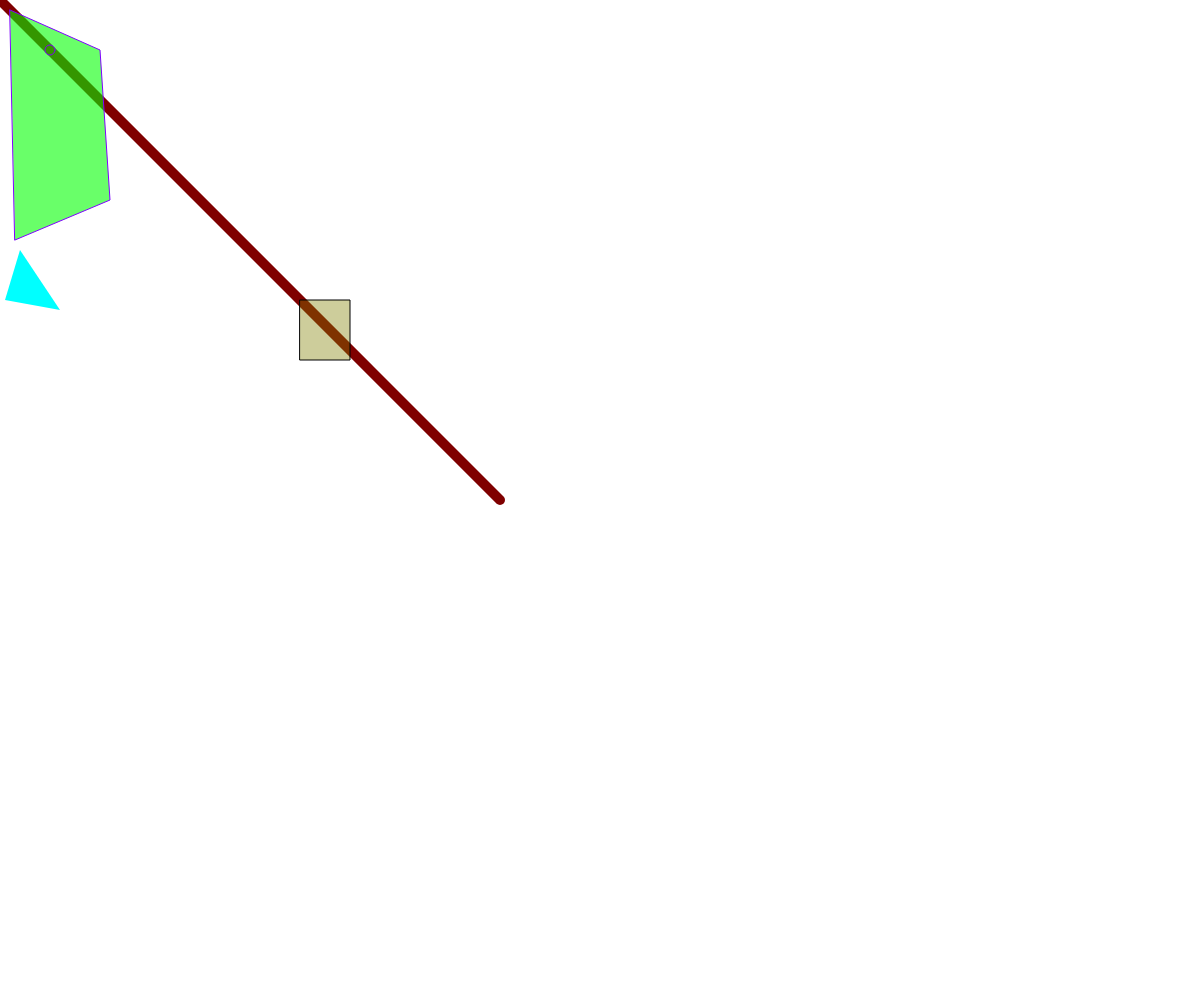
Frame 1 (no input)
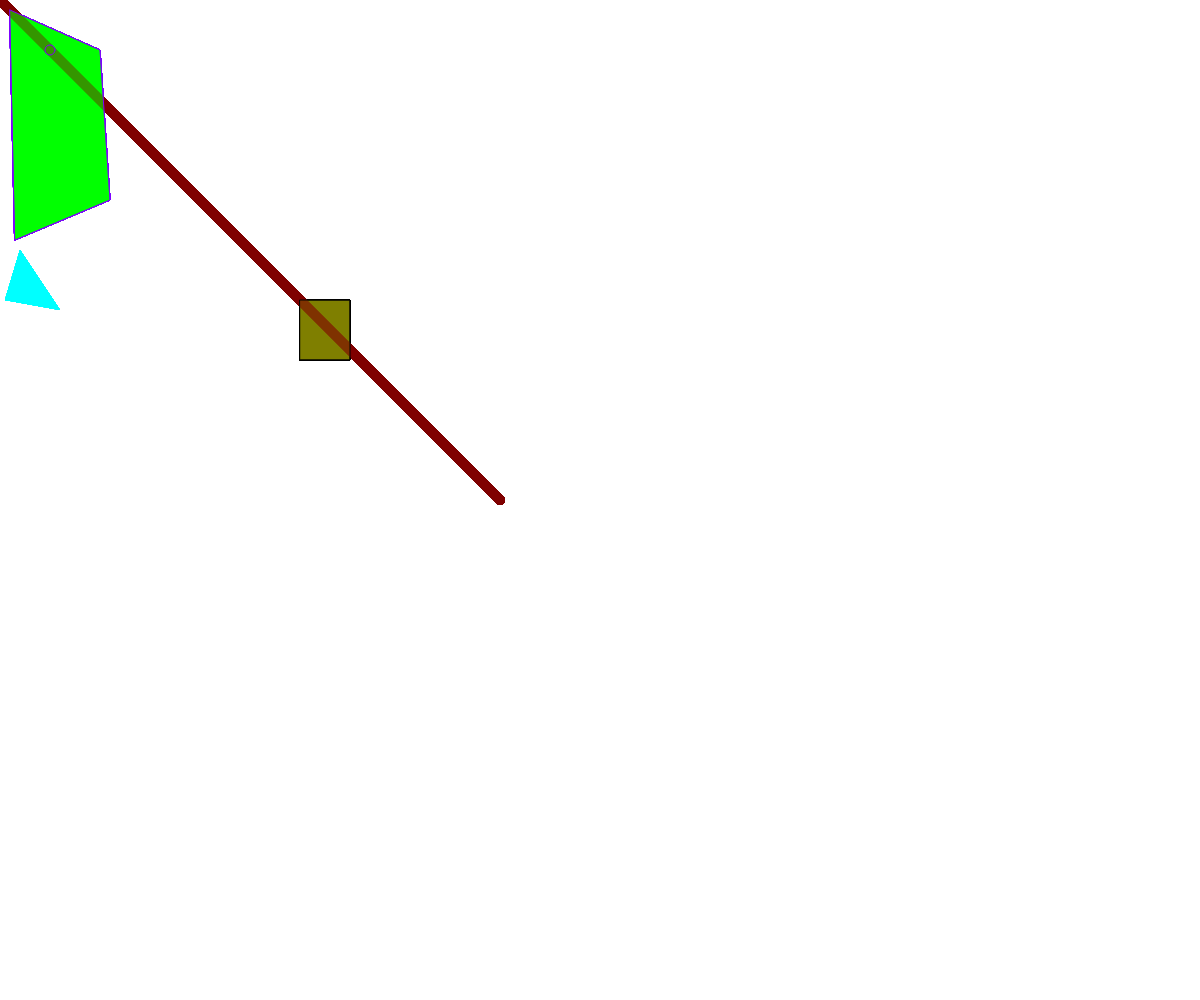
Frame 60 (no input)
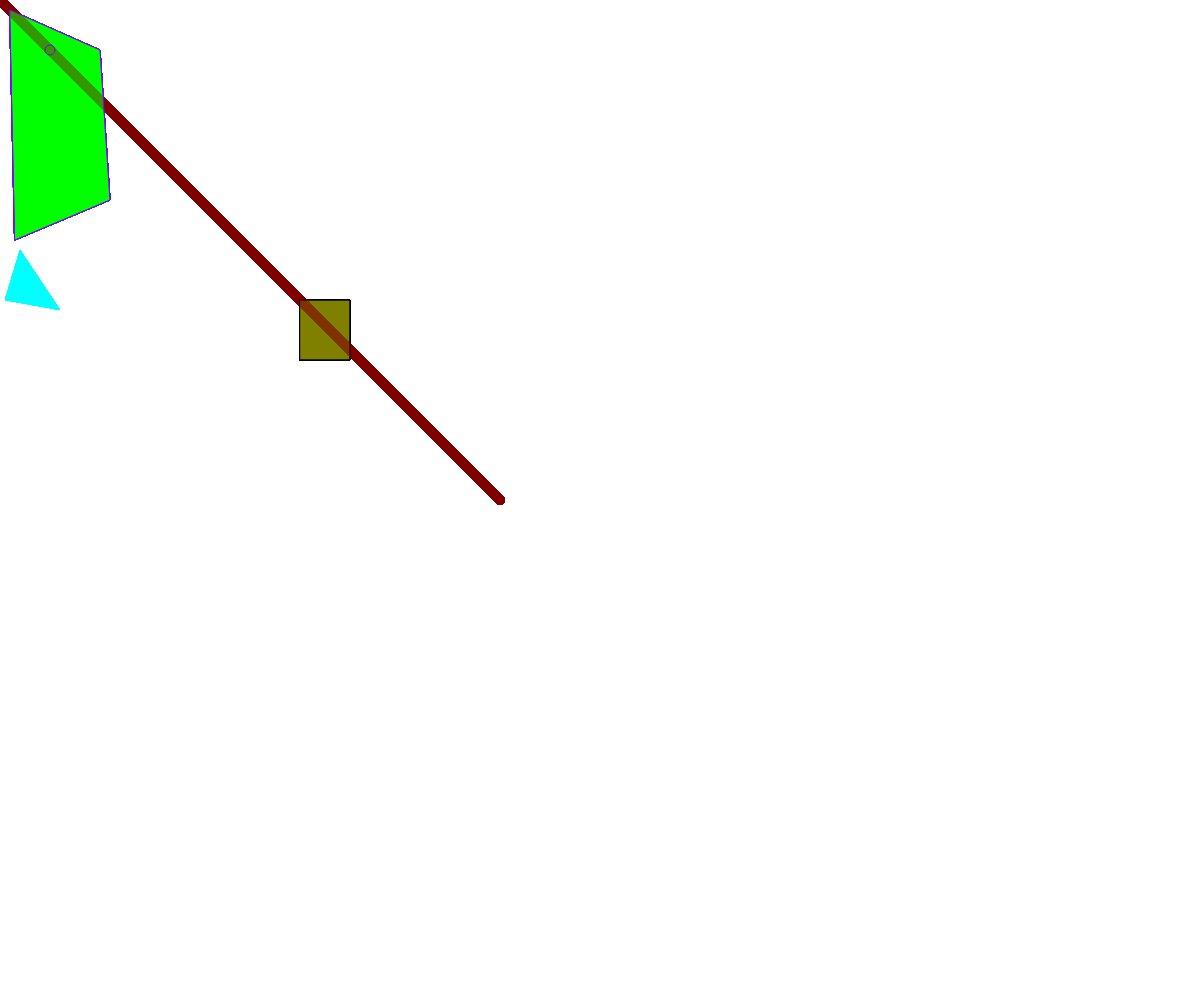
Frame 120 (the mouse pressed at the canvas centre since frame 60)

The p5.js sketch that drew these frames (run headless with seeded random() and noise() and a simulated clock; from frame 60 on, the mouse is pressed at the canvas centre):

// p5.js sketch
// ── sketch.js
function setup() {
  // uncomment this line to make the canvas the full size of the window
    createCanvas(windowWidth, windowHeight);

}

function draw() {
    // draw stuff here; fill and stroke goes first
    stroke(127,0,0);
    // fill(255,0,0); - this will not affect a line
    strokeWeight(10);
    line(0,0, 500, 500);

    //notice the alpha channel as the fourth parameter; alpha goes to 255
    fill(0,255,0,150);
    stroke(127,0,255);
    // The stroke weight affects everything below the command
    strokeWeight(1);
    quad(10, 10, 100, 50, 110, 200, 15, 240);

    noFill();
    ellipse(50, 50, 10, 10);

    stroke(0,0,0);
    fill(127,127,0, 100);
    rect(300, 300, 50, 60);

    noStroke();
    fill(0,255,255);
    triangle(5, 300, 20, 250, 60, 310);
}
